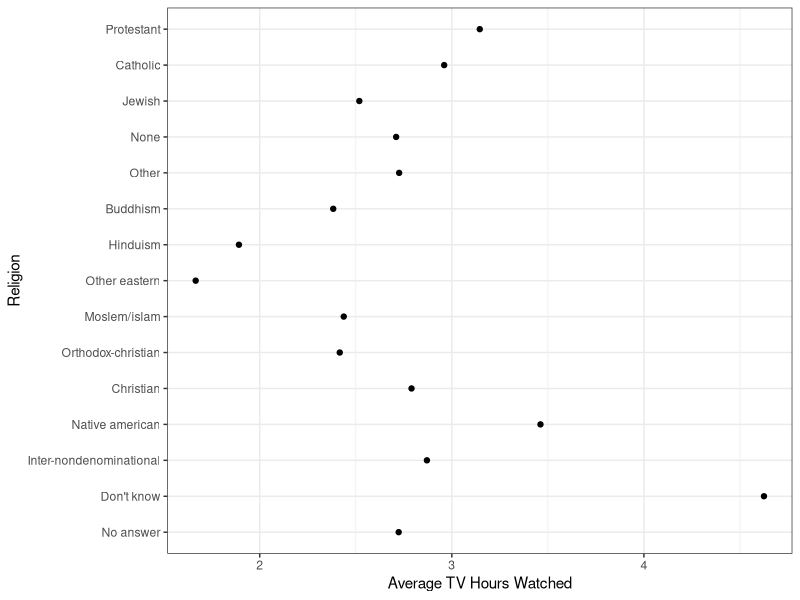
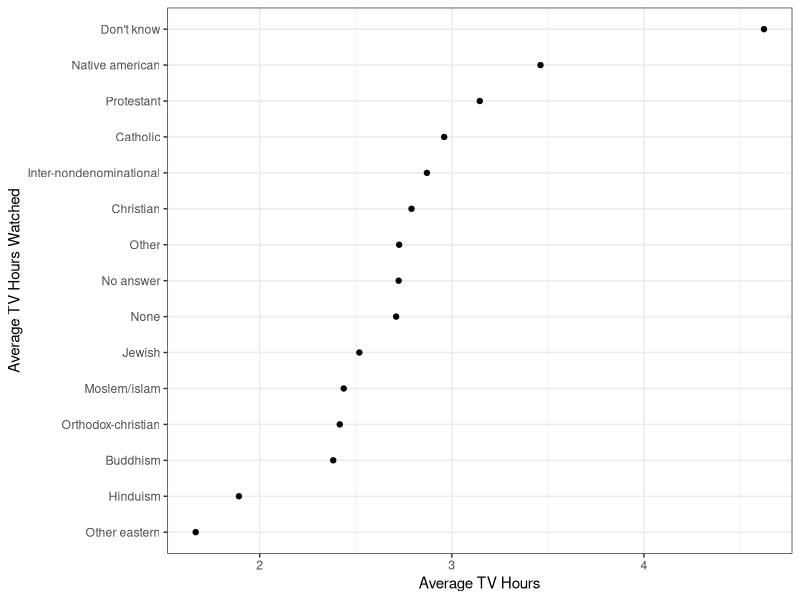
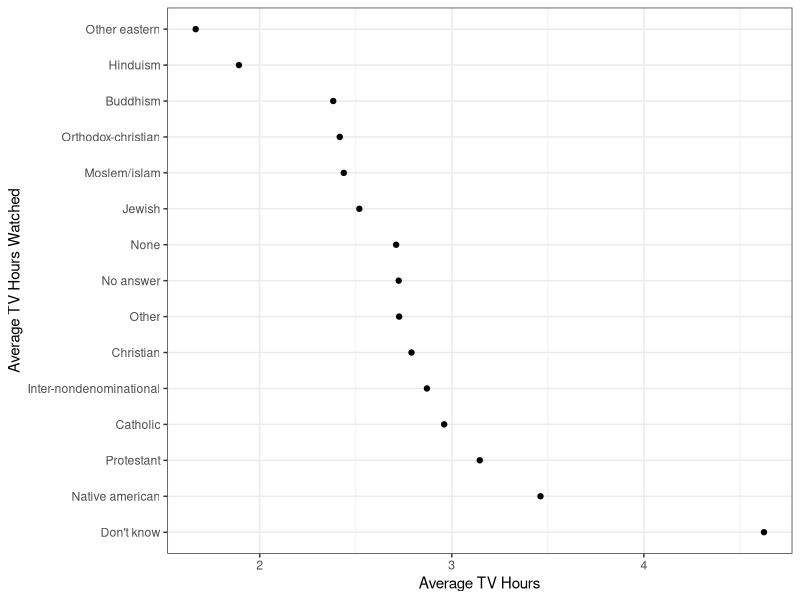

Write R code to recreate these figures, in order.
## ---- chunk 1
knitr::opts_chunk$set(echo       = TRUE, 
                      fig.height = 3, 
                      fig.width  = 6,
                      fig.align  = "center")
ggplot2::theme_set(ggplot2::theme_bw())
## ---- chunk 2
    suppressPackageStartupMessages(library(tidyverse))
    
## ---- chunk 3
sex <- factor(c("male", "female", "female", "male"))
sex
## ---- chunk 4
levels(sex)
nlevels(sex)
## ---- chunk 5
x <- c("51", "32", "15", "2", "32")

xf <- factor(x)
xf
#output shows you levels and position values in environment

as.numeric(xf)

as.numeric("Hello")
as.numeric(factor("Hello"))

##If sure that all levels are numeric and are incorrectly specified as factors, then do this to convert to numeric:

parse_number(levels(xf)[xf]) #[xf] parses it as a numberical output (otherwise just gives you a numerical output)
## ---- chunk 6
  food <- factor(c("low", "high", "medium", "high", "low", "medium", "high"))
    levels(food)
## ---- chunk 7
  food <- factor(c("low", "high", "medium", "high", "low", "medium", "high"), levels = c("low","medium","high"), ordered = TRUE)
levels(food)
## ---- chunk 8
x <- c("A", "string", "vector", "is", "a", "string", "vector")
factor(x)

sort(unique(x))

parse_factor(x) #gives order of levels in the vector
## ---- chunk 9
    
## ---- chunk 10
   fct_unique(food) #ordered list
  
  fct_count(food) #frequency
## ---- chunk 11
    nlevels(food)
## ---- chunk 12
  data("gss_cat") 
  
## ---- chunk 13
 tvdata <- gss_cat %>% 
      group_by(relig) %>% 
      summarize(mean_tvhours = mean(tvhours, na.rm = TRUE))

  ggplot(tvdata, aes(x = mean_tvhours, y = relig)) +
    geom_point() +
    xlab("Average TV Hours Watched") +
    ylab("Religion") +
    theme_bw()
  
    
## ---- chunk 14
   levels(tvdata$relig)
    
## ---- chunk 15
tvdata <- tvdata %>% 
      mutate(relig = fct_reorder(relig, mean_tvhours)) 
    #changes level order based on tv hours
    levels(tvdata$relig)
    
ggplot(tvdata, aes(x = mean_tvhours, y = relig)) +
  geom_point() +
  xlab("Average TV Hours") +
  ylab("Average TV Hours Watched") +
  theme_bw()
## ---- chunk 16
tvdata <- tvdata %>% 
      mutate(relig = fct_rev(relig)) 
    #reverses previous order of levels
    levels(tvdata$relig)
    
ggplot(tvdata, aes(x = mean_tvhours, y = relig)) +
  geom_point() +
  xlab("Average TV Hours") +
  ylab("Average TV Hours Watched") +
  theme_bw()
    
## ---- chunk 17
  levels(tvdata$relig) 
    
    fct_relevel(tvdata$relig, "None") %>% 
      levels()
  #default, brings None to the top
    
     fct_relevel(tvdata$relig, "None", after = nlevels(tvdata$relig)) %>% 
      levels()
     #brings None to the last level (after = [numerical level])
## ---- chunk 18
    
levels(gss_cat$partyid)

gss_cat %>% 
      mutate(partyid = fct_relevel(partyid, sort(levels(partyid)))) %>% 
      count(partyid)
    levels(gss_cat$partyid)
## ---- chunk 19
levels(gss_cat$partyid)
  
## ---- chunk 20
 gss_cat <- gss_cat %>% 
      mutate(partyid = fct_recode(partyid, 
                                  "Republican, Strong" = "Strong Republican",
                                  "Republican, Weak" = "Not str republican",
                                  "Independent, near rep" = "Ind,near rep",
                                  "Independent, near dem" = "Ind,near dem",
                                  "Democrat, Weak" = "Not str democrat",
                                  "Democrat, Strong" = "Strong democrat"))
 levels(gss_cat$partyid)
